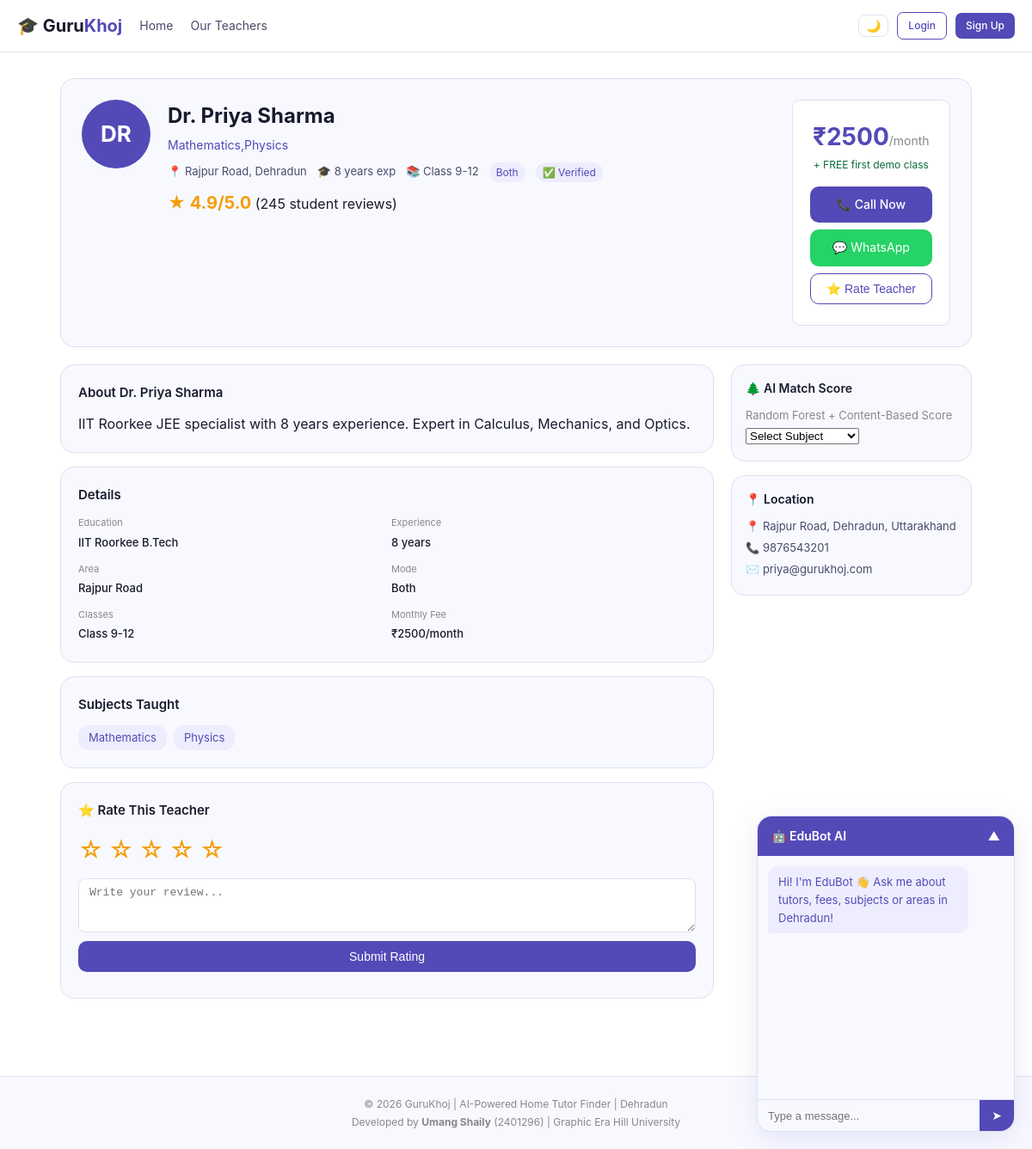
The page /teacher/T001 on the database its author committed.
### tables this page shows
CREATE TABLE teachers (
        id INTEGER PRIMARY KEY AUTOINCREMENT,
        teacher_code TEXT UNIQUE,
        full_name TEXT NOT NULL,
        email TEXT,
        phone TEXT,
        subjects TEXT,
        area TEXT,
        city TEXT DEFAULT 'Dehradun',
        teaching_mode TEXT DEFAULT 'Both',
        monthly_fee INTEGER DEFAULT 1500,
        experience_years INTEGER DEFAULT 2,
        education TEXT,
        about TEXT,
        rating REAL DEFAULT 4.5,
        total_reviews INTEGER DEFAULT 0,
        classes_taught TEXT DEFAULT 'Class 6-12',
        is_available INTEGER DEFAULT 1,
        is_verified INTEGER DEFAULT 1,
        photo TEXT DEFAULT '',
        created_at TIMESTAMP DEFAULT CURRENT_TIMESTAMP
    );

### app.py (the view)
@app.route("/teacher/<code>")
def teacher_profile(code):
    conn = get_db()
    t = conn.execute("SELECT * FROM teachers WHERE teacher_code=?", (code,)).fetchone()
    reviews = conn.execute("""SELECT tr.*, s.full_name as student_name
                           FROM teacher_ratings tr JOIN students s ON tr.student_id=s.id
                           WHERE tr.teacher_id=? ORDER BY tr.created_at DESC LIMIT 10""",
                           (t["id"],)).fetchall() if t else []
    conn.close()
    if not t: return redirect("/our-teachers")
    return render_template("teacher_profile.html", teacher=dict(t),
                           reviews=[dict(r) for r in reviews])

### app.py (called while the page is built)
def get_db():
    conn = sqlite3.connect(DB)
    conn.row_factory = sqlite3.Row
    return conn

### templates/teacher_profile.html (shortened to what this page needs)
{% extends "base.html" %}
{% block content %}
<div class="profile-page">
  <div class="profile-top">
    <div class="profile-avatar-big">{{ teacher.full_name[:2].upper() }}</div>
    <div class="profile-info">
      <h1>{{ teacher.full_name }}</h1>
      <div class="profile-subjects">{{ teacher.subjects }}</div>
      <div class="profile-meta">
        <span>📍 {{ teacher.area }}, Dehradun</span>
        <span>🎓 {{ teacher.experience_years }} years exp</span>
        <span>📚 {{ teacher.classes_taught }}</span>
        <span class="mode-pill">{{ teacher.teaching_mode }}</span>
        {% if teacher.is_verified %}<span class="verified-pill">✅ Verified</span>{% endif %}
      </div>
      <div class="profile-rating-row">
        <span class="big-rating">★ {{ teacher.rating }}/5.0</span>
        <span class="review-count">({{ teacher.total_reviews }} student reviews)</span>
      </div>
    </div>
    <div class="profile-fee-card">
      <div class="fee-amount">₹{{ teacher.monthly_fee }}<span>/month</span></div>
      <div class="fee-sub">+ FREE first demo class</div>
      <a href="tel:{{ teacher.phone }}" class="btn-primary btn-full">📞 Call Now</a>
      <a href="https://wa.me/91{{ teacher.phone }}" class="btn-whatsapp btn-full" target="_blank">💬 WhatsApp</a>
      <button onclick="document.getElementById('rateSection').scrollIntoView({behavior:'smooth'})" class="btn-outline btn-full">⭐ Rate Teacher</button>
    </div>
  </div>
  <div class="profile-body">
    <div class="profile-left">
      <div class="profile-section">
        <h3>About {{ teacher.full_name }}</h3>
        <p>{{ teacher.about }}</p>
      </div>
      <div class="profile-section">
        <h3>Details</h3>
        <div class="details-grid">
          <div><label>Education</label><span>{{ teacher.education }}</span></div>
          <div><label>Experience</label><span>{{ teacher.experience_years }} years</span></div>
          <div><label>Area</label><span>{{ teacher.area }}</span></div>
          <div><label>Mode</label><span>{{ teacher.teaching_mode }}</span></div>
          <div><label>Classes</label><span>{{ teacher.classes_taught }}</span></div>
          <div><label>Monthly Fee</label><span>₹{{ teacher.monthly_fee }}/month</span></div>
        </div>
      </div>
      <div class="profile-section">
        <h3>Subjects Taught</h3>
        <div class="subject-tags">
          {% for s in teacher.subjects.split(',') %}
          <span class="subject-tag">{{ s.strip() }}</span>
          {% endfor %}
        </div>
      </div>
      <div class="profile-section" id="rateSection">
        <h3>⭐ Rate This Teacher</h3>
        <div class="rating-form">
          <div class="star-select" id="starSelect">
            {% for i in range(1,6) %}<span class="star-opt" data-val="{{ i }}" onclick="selectStar({{ i }})">☆</span>{% endfor %}
          </div>
          <textarea id="reviewText" placeholder="Write your review..." rows="3"></textarea>
          <button onclick="submitRating({{ teacher.id }})" class="btn-primary">Submit Rating</button>
        </div>
      </div>
    </div>
    <div class="profile-right">
      <div class="sidebar-card">
        <h3>🌲 AI Match Score</h3>
        <p style="font-size:13px;color:var(--text-muted)">Random Forest + Content-Based Score</p>
        <div class="ai-score-display" id="aiScoreDisplay">
          <select id="ps-subject" onchange="getProfileScore()"><option value="">Select Subject</option>
            <option>Biology</option><option>English</option><option>Computer Science</option></select>
        </div>
      </div>
      <div class="sidebar-card">
        <h3>📍 Location</h3>
        <div class="location-info">
          <p>📍 {{ teacher.area }}, Dehradun, Uttarakhand</p>
          <p>📞 {{ teacher.phone }}</p>
          <p>✉️ {{ teacher.email }}</p>
        </div>
      </div>
    </div>
  </div>
</div>
{% endblock %}

### static/css/style.css (style rules this page uses)
:root { --bg: #ffffff; --bg2: #f8f9ff; --bg3: #f0f0f8; --text: #1a1a2e; --text2: #4a4a6a; --text-muted: #888; --border: #e0e0f0; --border2: #d0d0e8; --primary: #534AB7; --primary-dark: #3c3489; --primary-light: #EEEDFE; --success: #0C6B3B; --success-light: #E1F5EE; --warning: #BA7517; --warning-light: #FAEEDA; --danger: #B84A2B; --danger-light: #FAECE7; --accent: #534AB7; --radius: 10px; --radius-lg: 16px; --shadow: 0 2px 12px rgba(83,74,183,0.08); --shadow-lg: 0 8px 32px rgba(83,74,183,0.12); }
* { margin:0; padding:0; box-sizing:border-box; }
body { font-family: 'Inter', -apple-system, sans-serif; background:var(--bg); color:var(--text); line-height:1.6; }
a { color:inherit; text-decoration:none; }
.btn-primary { background:var(--primary); color:#fff; border:none; border-radius:var(--radius); padding:10px 20px; cursor:pointer; font-size:14px; font-weight:500; transition:all .2s; display:inline-block; }
.btn-outline { background:none; color:var(--primary); border:1.5px solid var(--primary); border-radius:var(--radius); padding:9px 18px; cursor:pointer; font-size:14px; font-weight:500; transition:all .2s; display:inline-block; }
.btn-full { width:100%; text-align:center; margin:4px 0; }
.btn-whatsapp { background:#25D366; color:#fff; border:none; border-radius:var(--radius); padding:10px 20px; cursor:pointer; font-size:14px; display:block; text-align:center; margin:4px 0; }
.details-grid { display:grid; grid-template-columns:1fr 1fr; gap:10px; }
.details-grid div label { font-size:11px; color:var(--text-muted); display:block; }
.details-grid div span { font-size:13px; font-weight:500; }
.profile-page { max-width:1100px; margin:0 auto; padding:30px 20px; }
.profile-top { display:flex; gap:20px; background:var(--bg2); border:1px solid var(--border); border-radius:var(--radius-lg); padding:24px; margin-bottom:20px; align-items:flex-start; flex-wrap:wrap; }
.profile-avatar-big { width:80px; height:80px; background:var(--primary); color:#fff; border-radius:50%; display:flex; align-items:center; justify-content:center; font-size:26px; font-weight:700; flex-shrink:0; }
.profile-info { flex:1; min-width:200px; }
.profile-info h1 { font-size:24px; font-weight:700; margin-bottom:4px; }
.profile-subjects { color:var(--primary); font-size:14px; margin-bottom:8px; }
.profile-meta { display:flex; gap:12px; flex-wrap:wrap; font-size:13px; color:var(--text2); margin-bottom:8px; }
.mode-pill, .verified-pill { background:var(--primary-light); color:var(--primary); padding:2px 8px; border-radius:12px; font-size:12px; }
.big-rating { font-size:20px; font-weight:700; color:#f59e0b; }
.profile-fee-card { background:var(--bg); border:1px solid var(--border); border-radius:var(--radius); padding:20px; min-width:180px; text-align:center; }
.fee-amount { font-size:28px; font-weight:700; color:var(--primary); }
.fee-amount span { font-size:14px; color:var(--text-muted); font-weight:400; }
.fee-sub { font-size:12px; color:var(--success); margin-bottom:12px; }
.profile-body { display:grid; grid-template-columns:1fr 280px; gap:20px; }
.profile-left { display:flex; flex-direction:column; gap:16px; }
.profile-section { background:var(--bg2); border:1px solid var(--border); border-radius:var(--radius-lg); padding:20px; }
.profile-section h3 { font-size:15px; font-weight:600; margin-bottom:12px; }
.subject-tags { display:flex; flex-wrap:wrap; gap:8px; }
.subject-tag { background:var(--primary-light); color:var(--primary); padding:4px 12px; border-radius:12px; font-size:13px; }
.rating-form { display:flex; flex-direction:column; gap:10px; }
.star-select { display:flex; gap:6px; }
.star-opt { font-size:28px; cursor:pointer; color:#f59e0b; transition:transform .1s; }
.rating-form textarea { padding:8px 12px; border:1px solid var(--border); border-radius:8px; background:var(--bg); color:var(--text); font-size:13px; resize:vertical; }
.profile-right { display:flex; flex-direction:column; gap:16px; }
.sidebar-card { background:var(--bg2); border:1px solid var(--border); border-radius:var(--radius-lg); padding:16px; }
.sidebar-card h3 { font-size:14px; font-weight:600; margin-bottom:10px; }
.location-info p { font-size:13px; color:var(--text2); margin:4px 0; }

### rows shown on the page
teachers: full_name "DR", full_name "Dr. Priya Sharma", subjects "Mathematics,Physics", area "Rajpur Road", experience_years "8", classes_taught "Class 9-12", teaching_mode "Both", rating "4.9", total_reviews "245", monthly_fee "2500", about "IIT Roorkee JEE specialist with 8 years experience. Expert in Calculus, Mechanics, and Optics.", education "IIT Roorkee B.Tech", phone "9876543201", email "priya@gurukhoj.com"

### other values the page prints
{{ s.strip() }} "Mathematics" "Physics"
